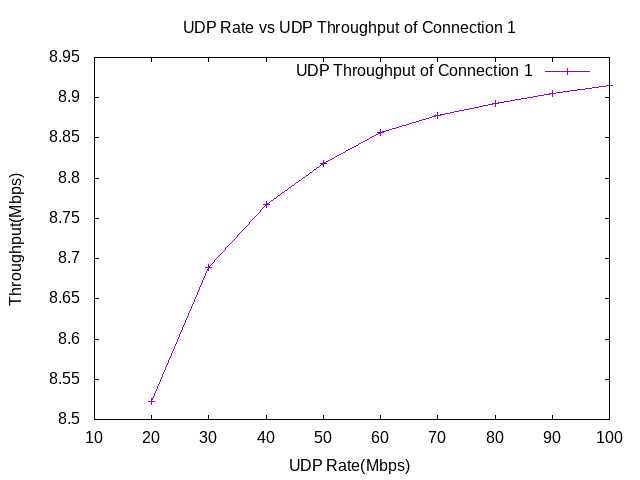

gnuplot code for this plot:
set terminal png
set output "udp1_vs_udprate.png"
set title "UDP Rate vs UDP Throughput of Connection 1"
set xlabel "UDP Rate(Mbps)"
set ylabel "Throughput(Mbps)"

set xrange [10:100]
plot "-"  title "UDP Throughput of Connection 1" with linespoints
20 8.52244
30 8.68845
40 8.76739
50 8.81796
60 8.85708
70 8.87729
80 8.89283
90 8.9056
100 8.91497
e
